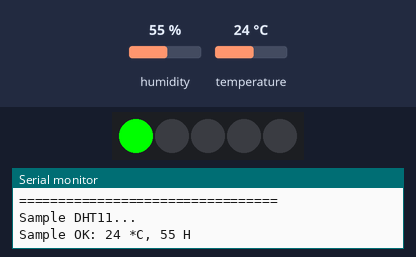
A sketch run on a simulated Arduino Uno, built with avr-gcc and run on an emulated ATmega328P. Parts: 5 RGB LEDs in strip order, left to right, the last lines printed to the serial monitor. Inputs (shaded band) come from the test bench; at power-on: temperature 24 °C, humidity 55 %.

Above: at 2.3 s.
2.4 s: temperature set to 16 °C
4.5 s: temperature set to 13 °C
At 6.0 s:
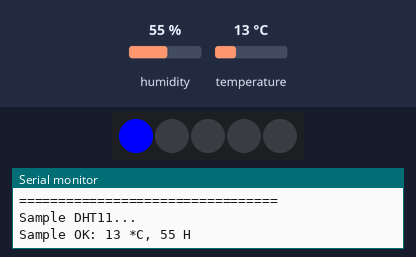
6.6 s: temperature set to 19 °C
8.8 s: temperature set to 22 °C
At 9.7 s:
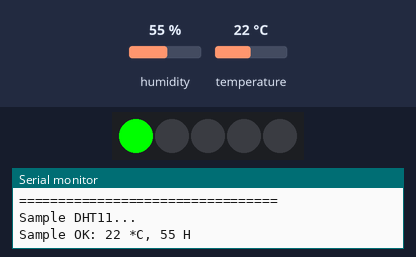
10.9 s: temperature set to 29 °C
13.4 s: temperature set to 32 °C
At 14.7 s:
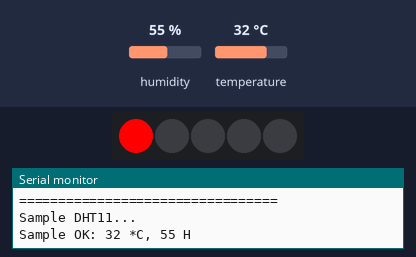
Timing chart, 0 to 16.4 s (numbered marks = the images above; inputs shaded):
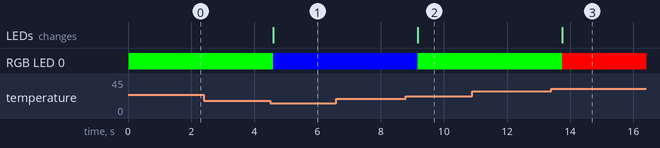

The sketch:

ap01_DHT_Neo.ino
```cpp
//온습도센서를 이용하여 습도에 따른 네오픽셀 밝기 조절하기
#include <SimpleDHT.h>
#include <Adafruit_NeoPixel.h>

SimpleDHT11 dht11(7);
Adafruit_NeoPixel pixels(5, 12, NEO_GRB + NEO_KHZ800);

void setup() {
  Serial.begin(115200);
  pixels.begin();
}

void loop() {
  // start working...
  Serial.println("=================================");
  Serial.println("Sample DHT11...");

  byte temp = 0;
  byte humidity = 0;
  int err = SimpleDHTErrSuccess;
  if ((err = dht11.read(&temp, &humidity, NULL)) != SimpleDHTErrSuccess) {
    Serial.print("Read DHT11 failed, err="); Serial.println(err);delay(1000);
    return;
  }

  Serial.print("Sample OK: ");
  Serial.print((int)temp); Serial.print(" *C, ");
  Serial.print((int)humidity); Serial.println(" H");

  //네오픽셀 LED켜기
  if(temp > 30)
  {
    pixels.setPixelColor(0, 255, 0, 0);
    pixels.show();
  }
  else if(temp > 20)
  {
    pixels.setPixelColor(0, 0, 255, 0);
    pixels.show();
  }
  else if(temp < 15)
  {
    pixels.setPixelColor(0, 0, 0, 255);
    pixels.show();
  }

  // DHT11 sampling rate is 1HZ.
  delay(1500);
}
```

Measured:
- the behaviour switches between 15 and 14 °C on temperature (found by bisection; images 0 and 1)
- the behaviour switches between 20 and 21 °C on temperature (found by bisection; images 1 and 2)
- the behaviour switches between 30 and 31 °C on temperature (found by bisection; images 2 and 3)
- after the input at 4.5 s, RGB LED 0: RGB(0, 255, 0) → RGB(0, 0, 255) after 0.10 s; the LEDs: change after 0.10 s (image 1)
- after the input at 8.8 s, RGB LED 0: RGB(0, 0, 255) → RGB(0, 255, 0) after 0.37 s; the LEDs: change after 0.37 s (image 2)
- after the input at 13.4 s, RGB LED 0: RGB(0, 255, 0) → RGB(255, 0, 0) after 0.35 s; the LEDs: change after 0.35 s (image 3)
